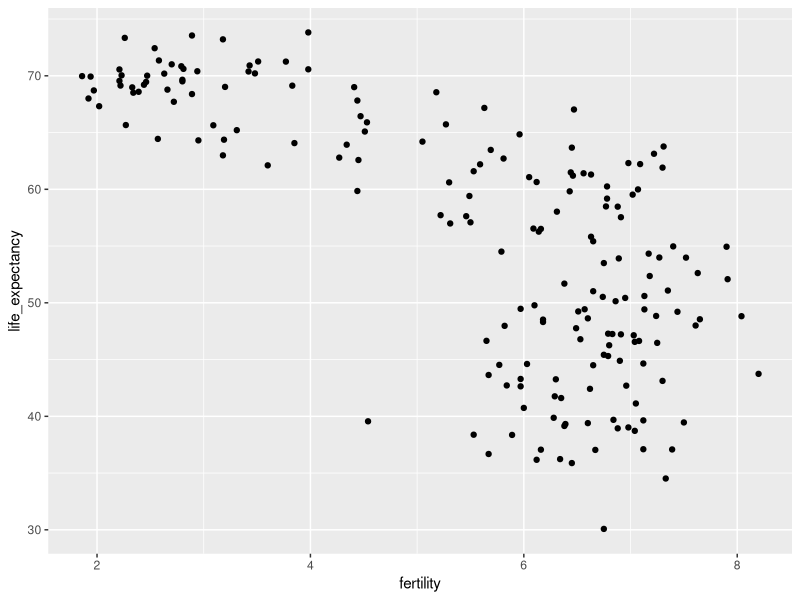
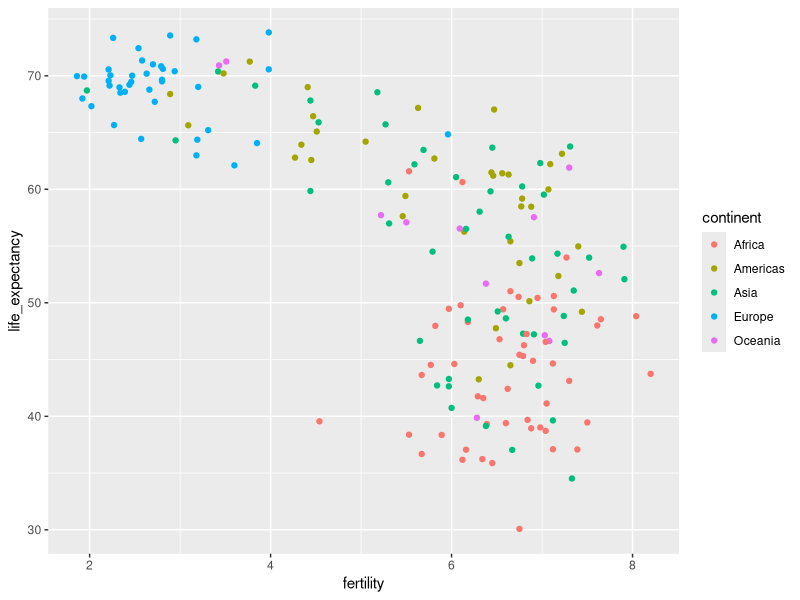
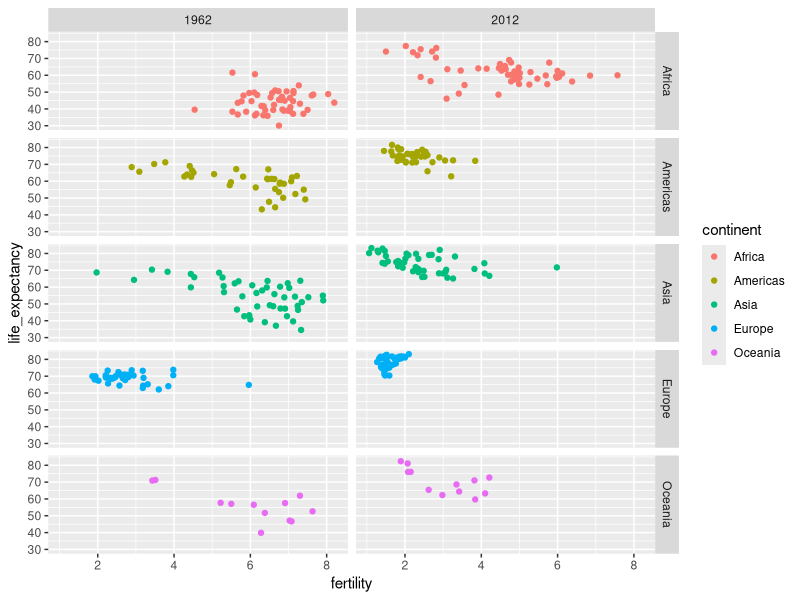
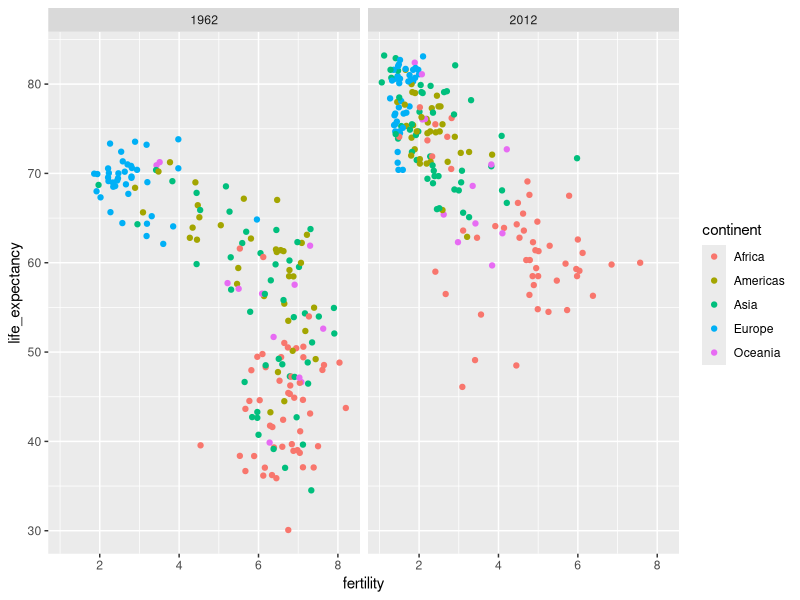
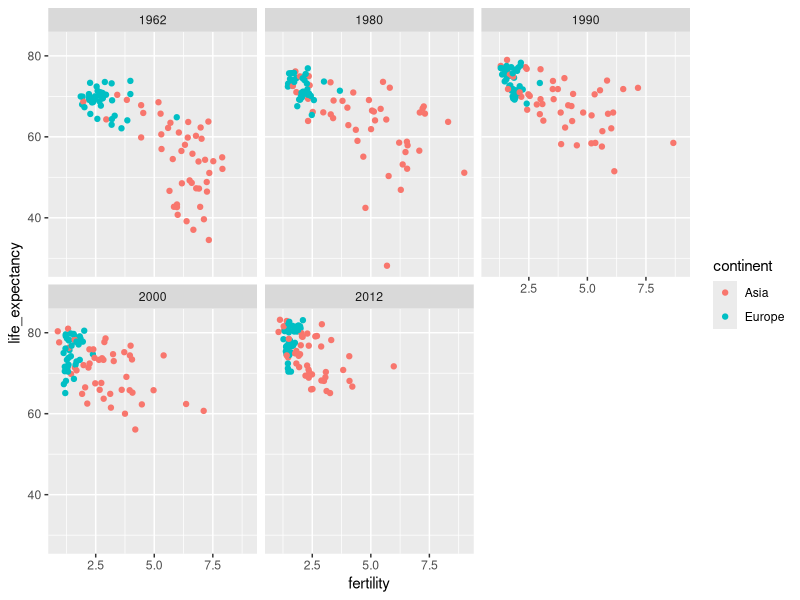
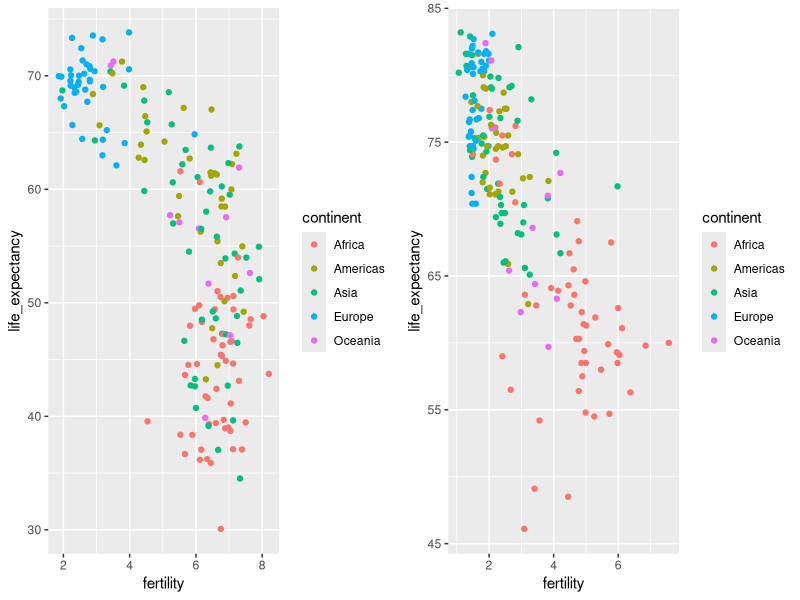
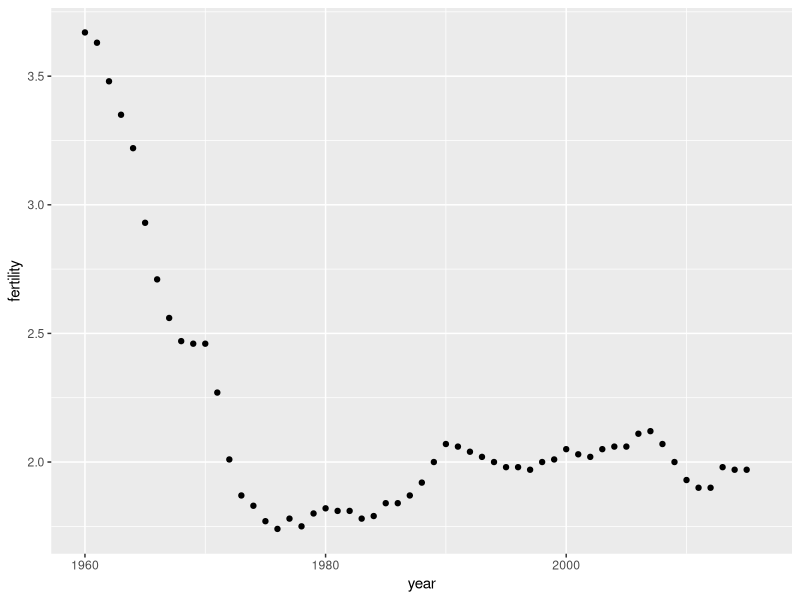
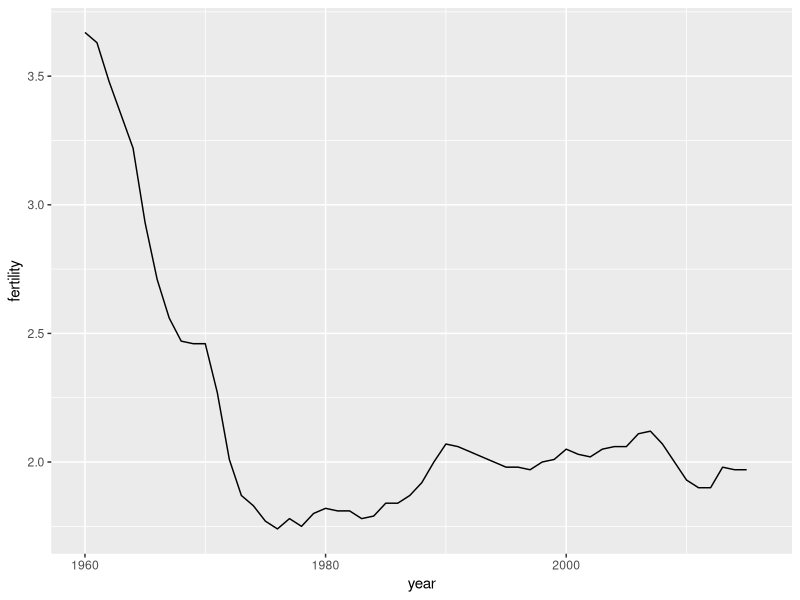

Reproduce these figures in R, in order.
## ---- chunk 1
library(tidyverse)
library(dslabs)
data(gapminder)
gapminder %>% tbl_df()
## ---- chunk 2
gapminder %>% 
  filter(year == 2015 & country %in% c("Sri Lanka","Turkey")) %>% 
  select(country, infant_mortality)
## ---- chunk 3
comp_table <- data_frame(comparison = rep(1:5, each = 2),
           country = c("Sri Lanka", "Turkey", "Poland", "South Korea", "Malaysia", "Russia", "Pakistan","Vietnam","Thailand","South Africa"))

tmp <- gapminder %>% 
  filter(year == 2015) %>% 
  select(country, infant_mortality) %>% 
  mutate(country = as.character(country)) ##to match characters to characters
  
tab <- inner_join(comp_table, tmp, by = "country") %>% select(-comparison)
  
bind_cols(slice(tab,seq(1,9,2)), slice(tab,seq(2,10,2))) %>% knitr::kable()
## ---- chunk 4
filter(gapminder, year == 1962) %>%
  ggplot(aes(fertility, life_expectancy)) +
  geom_point()
## ---- chunk 5
filter(gapminder, year == 1962) %>%
  ggplot( aes(fertility, life_expectancy, color = continent)) +
  geom_point() 
## ---- chunk 6
filter(gapminder, year%in%c(1962, 2012)) %>%
  ggplot(aes(fertility, life_expectancy, col = continent)) +
  geom_point() +
  facet_grid(continent~year)
## ---- chunk 7
filter(gapminder, year%in%c(1962, 2012)) %>%
  ggplot(aes(fertility, life_expectancy, col = continent)) +
  geom_point() +
  facet_grid(. ~ year)
## ---- chunk 8
years <- c(1962, 1980, 1990, 2000, 2012)
continents <- c("Europe", "Asia")
gapminder %>% 
  filter(year %in% years & continent %in% continents) %>%
  ggplot( aes(fertility, life_expectancy, col = continent)) +
  geom_point() +
  facet_wrap(~year) 
## ---- chunk 9
library(gridExtra)
p1 <- filter(gapminder, year == 1962) %>%
  ggplot(aes(fertility, life_expectancy, col = continent)) +
  geom_point() 
p2 <- filter(gapminder, year == 2012) %>%
  ggplot(aes(fertility, life_expectancy, col = continent)) +
  geom_point() 
grid.arrange(p1, p2, ncol = 2)
## ---- chunk 10
gapminder %>% 
  filter(country == "United States") %>% 
  ggplot(aes(year, fertility)) +
  geom_point()
## ---- chunk 11
gapminder %>% 
  filter(country == "United States") %>% 
  ggplot(aes(year, fertility)) +
  geom_line()
## ---- chunk 12
countries <- c("South Korea","Germany")

gapminder %>% filter(country %in% countries) %>% 
  ggplot(aes(year,fertility)) +
  geom_line()
## ---- chunk 13
countries <- c("South Korea","Germany")

gapminder %>% filter(country %in% countries & !is.na(fertility)) %>% 
  ggplot(aes(year, fertility, group = country)) +
  geom_line()
## ---- chunk 14
countries <- c("South Korea","Germany")

gapminder %>% filter(country %in% countries & !is.na(fertility)) %>% 
  ggplot(aes(year,fertility, col = country)) +
  geom_line()
## ---- chunk 15
labels <- data.frame(country = countries, x = c(1975,1965), y = c(60,72))

gapminder %>% 
  filter(country %in% countries) %>% 
  ggplot(aes(year, life_expectancy, col = country)) +
  geom_line() +
  geom_text(data = labels, aes(x, y, label = country), size = 5) +
  theme(legend.position = "none")
## ---- chunk 16
gapminder <- gapminder %>%  mutate(dollars_per_day = gdp/population/365)
## ---- chunk 17
past_year <- 1970
gapminder %>% 
  filter(year == past_year & !is.na(gdp)) %>%
  ggplot(aes(dollars_per_day)) + 
  geom_histogram(binwidth = 1, color = "black")
## ---- chunk 18
gapminder %>% 
  filter(year == past_year & !is.na(gdp)) %>%
  ggplot(aes(log2(dollars_per_day))) + 
  geom_histogram(binwidth = 1, color = "black")
## ---- chunk 19
filter(gapminder, year == past_year) %>%
  summarize(min = min(population), max = max(population))
## ---- chunk 20
gapminder %>% 
  filter(year == past_year) %>%
  ggplot(aes(log10(population))) +
  geom_histogram(binwidth = 0.5, color = "black")
## ---- chunk 21
gapminder %>% 
  filter(year == past_year & !is.na(gdp)) %>%
  ggplot(aes(dollars_per_day)) + 
  geom_histogram(binwidth = 1, color = "black") +
  scale_x_continuous(trans = "log2")
## ---- chunk 22
p <- gapminder %>% 
  filter(year == past_year & !is.na(gdp)) %>%
  ggplot(aes(region, dollars_per_day)) 
p + geom_point() 
## ---- chunk 23
p + geom_point() +
  theme(axis.text.x = element_text(angle = 90, hjust = 1))
## ---- chunk 24
p <- gapminder %>% 
  filter(year == past_year & !is.na(gdp)) %>%
  mutate(region = reorder(region, dollars_per_day, FUN = median)) %>%
  ggplot(aes(region, dollars_per_day)) +
  geom_point() +
  theme(axis.text.x = element_text(angle = 90, hjust = 1)) 
p
## ---- chunk 25
p + scale_y_continuous(trans = "log2")
## ---- chunk 26
gapminder <- gapminder %>% 
  mutate(group = case_when(
    region %in% c("Western Europe", "Northern Europe","Southern Europe", 
                    "Northern America", "Australia and New Zealand") ~ "West",
    region %in% c("Eastern Asia", "South-Eastern Asia") ~ "East Asia",
    region %in% c("Caribbean", "Central America", "South America") ~ "Latin America",
    continent == "Africa" & region != "Northern Africa" ~ "Sub-Saharan Africa",
    TRUE ~ "Others"))
## ---- chunk 27
gapminder <- gapminder %>% 
  mutate(group = factor(group, 
                        levels = c("Sub-Saharan Africa", "Others", "Latin America", "East Asia", "West")))
## ---- chunk 28
p <- gapminder %>% 
  filter(year == past_year & !is.na(gdp)) %>%
  ggplot(aes(group, dollars_per_day)) +
  geom_boxplot() +
  theme(axis.text.x = element_text(angle = 90, hjust = 1)) +
  scale_y_continuous(trans = "log2") +
  xlab("")
p 
## ---- chunk 29
p + geom_point(alpha = 0.5)
## ---- chunk 30
set.seed(1987)
z <- sample(c(0,1), 1000, replace = TRUE, prob = c(0.25, 0.75))
x <- rnorm(100)*z + rnorm(100, 5)*(1 - z)
p1 <- qplot(x, geom = "density", fill = 1, show.legend=FALSE, alpha = 0.2) +
  scale_x_continuous(limits=c(-4,8.5))
p2 <- qplot("", x, geom="boxplot")
gridExtra::grid.arrange(p1, p2, nrow = 1)
## ---- chunk 31
library(ggridges)
p <- gapminder %>% 
  filter(year == past_year & !is.na(dollars_per_day)) %>%
  ggplot(aes(dollars_per_day, group)) + 
  scale_x_continuous(trans = "log2") 
p  + geom_density_ridges() 
## ---- chunk 32
p + geom_density_ridges(jittered_points = TRUE)
## ---- chunk 33
p + geom_density_ridges(jittered_points = TRUE, 
                        position = position_points_jitter(width = 0.05, height = 0),
                        point_shape = '|', point_size = 3, point_alpha = 1, alpha = 0.7)
## ---- chunk 34
past_year <- 1970
present_year <- 2010
gapminder %>% 
  filter(year %in% c(past_year, present_year) & !is.na(gdp)) %>%
  mutate(west = ifelse(group == "West", "West", "Developing")) %>%
  ggplot(aes(dollars_per_day)) +
  geom_histogram(binwidth = 1, color = "black") +
  scale_x_continuous(trans = "log2") + 
  facet_grid(year ~ west)
## ---- chunk 35
country_list_1 <- gapminder %>% 
  filter(year == past_year & !is.na(dollars_per_day)) %>% 
  pull(country)

country_list_2 <- gapminder %>% 
  filter(year == present_year & !is.na(dollars_per_day)) %>% 
  pull(country)
      
country_list <- intersect(country_list_1, country_list_2)
## ---- chunk 36
gapminder %>% 
  filter(year %in% c(past_year, present_year) & country %in% country_list) %>%
  mutate(west = ifelse(group == "West", "West", "Developing")) %>%
  ggplot(aes(dollars_per_day)) +
  geom_histogram(binwidth = 1, color = "black") +
  scale_x_continuous(trans = "log2") + 
  facet_grid(year ~ west)
## ---- chunk 37
gapminder %>% 
  filter(year %in% c(past_year, present_year) & country %in% country_list) %>%
  ggplot(aes(group, dollars_per_day)) +
  geom_boxplot() +
  theme(axis.text.x = element_text(angle = 90, hjust = 1)) +
  scale_y_continuous(trans = "log2") +
  xlab("") +
  facet_grid(. ~ year)
## ---- chunk 38
gapminder %>% 
  filter(year %in% c(past_year, present_year) & country %in% country_list) %>%
  mutate(year = factor(year)) %>%
  ggplot(aes(group, dollars_per_day, fill = year)) +
  geom_boxplot() +
  theme(axis.text.x = element_text(angle = 90, hjust = 1)) +
  scale_y_continuous(trans = "log2") +
  xlab("") 
## ---- chunk 39
gapminder %>% 
  filter(year %in% c(past_year, present_year) & country %in% country_list) %>%
  mutate(year = ifelse(year == past_year, "past", "present")) %>%
  select(country, group, year, dollars_per_day) %>%
  spread(year, dollars_per_day)  %>%
  mutate(percent_increase = (present-past)/past*100) %>%
  mutate(group = reorder(group, percent_increase, FUN = median)) %>%
  ggplot(aes(group, percent_increase)) +
  geom_boxplot() + 
  geom_point(show.legend = FALSE) +
  theme(axis.text.x = element_text(angle = 90, hjust = 1)) +
  xlab("") + 
  ylab(paste("Percent increase:", past_year, "to", present_year)) 
## ---- chunk 40
gapminder %>% 
  filter(year %in% c(past_year, present_year) & country %in% country_list) %>%
  ggplot(aes(dollars_per_day)) +
  geom_density(fill = "grey") + 
  scale_x_continuous(trans = "log2") + 
  facet_grid(. ~ year)
## ---- chunk 41
gapminder %>% 
  filter(year == past_year & country %in% country_list) %>%
  mutate(group = ifelse(group == "West", "West", "Developing")) %>% 
  group_by(group) %>% 
  summarize(n=n()) %>% 
  knitr::kable()
## ---- chunk 42
gapminder %>% 
  filter(year %in% c(past_year, present_year) & country %in% country_list) %>%
  mutate(group = ifelse(group == "West", "West", "Developing")) %>%
  ggplot(aes(dollars_per_day, fill = group)) +
  scale_x_continuous(trans = "log2") +
  geom_density(alpha = 0.2) + 
  facet_grid(year ~ .)
## ---- chunk 43
p <- gapminder %>% 
  filter(year %in% c(past_year, present_year) & country %in% country_list) %>%
  mutate(group = ifelse(group == "West", "West", "Developing")) %>%
  ggplot(aes(dollars_per_day, y = ..count.., fill = group)) +
  scale_x_continuous(trans = "log2", limit = c(0.125, 300))

p + geom_density(alpha = 0.2) + 
  facet_grid(year ~ .)
## ---- chunk 44
p + geom_density(alpha = 0.2, bw = 0.75) + facet_grid(year ~ .)
## ---- chunk 45
gapminder %>% 
  filter(year %in% c(past_year, present_year) & !is.na(dollars_per_day)) %>%
  ggplot(aes(dollars_per_day, group)) + 
  scale_x_continuous(trans = "log2") + 
  geom_density_ridges(adjust = 1.5) +
  facet_grid(. ~ year)
## ---- chunk 46
gapminder %>% 
    filter(year %in% c(past_year, present_year) & country %in% country_list) %>%
  group_by(year) %>%
  mutate(weight = population/sum(population)*2) %>%
  ungroup() %>%
  ggplot(aes(dollars_per_day, fill = group)) +
  scale_x_continuous(trans = "log2", limit = c(0.125, 300)) + 
  geom_density(alpha = 0.2, bw = 0.75, position = "stack") + facet_grid(year ~ .) 
## ---- chunk 47
gapminder %>% 
    filter(year %in% c(past_year, present_year) & country %in% country_list) %>%
  group_by(year) %>%
  mutate(weight = population/sum(population)*2) %>%
  ungroup() %>%
  ggplot(aes(dollars_per_day, fill = group, weight = weight)) +
  scale_x_continuous(trans = "log2", limit = c(0.125, 300)) + 
  geom_density(alpha = 0.2, bw = 0.75, position = "stack") + facet_grid(year ~ .) 
## ---- chunk 48
gapminder <- gapminder %>% 
  mutate(group = case_when(
    region %in% c("Western Europe", "Northern Europe","Southern Europe", 
                    "Northern America", "Australia and New Zealand") ~ "West",
    region %in% "Northern Africa" ~ "Northern Africa",
    region %in% c("Eastern Asia", "South-Eastern Asia") ~ "East Asia",
    region == "Southern Asia"~ "Southern Asia",
    region %in% c("Central America", "South America", "Caribbean") ~ "Latin America",
    continent == "Africa" & region != "Northern Africa" ~ "Sub-Saharan Africa",
    region %in% c("Melanesia", "Micronesia", "Polynesia") ~ "Pacific Islands"))
## ---- chunk 49
surv_income <- gapminder %>% 
  filter(year %in% present_year & !is.na(gdp) & 
           !is.na(infant_mortality) & !is.na(group)) %>%
  group_by(group) %>%
  summarize(income = sum(gdp)/sum(population)/365,
            infant_survival_rate = 
              1 - sum(infant_mortality/1000*population)/sum(population)) 

surv_income %>% arrange(income)
## ---- chunk 50
surv_income %>% ggplot(aes(income, infant_survival_rate, label = group, color = group)) +
  scale_x_continuous(trans = "log2", limits = c(0.25, 150)) +
  scale_y_continuous(trans = "logit", limit = c(0.875, .9981), 
                     breaks = c(.85,.90,.95,.99,.995,.998)) +
  geom_label(size = 3, show.legend = FALSE)
## ---- chunk 51
library(ggrepel)
highlight <- c("Sierra Leone", "Mauritius",  "Sudan", "Botswana", "Tunisia",
               "Cambodia","Singapore","Chile", "Haiti", "Bolivia",
               "United States","Sweden", "Angola", "Serbia")

gapminder %>% filter(year %in% present_year & !is.na(gdp) & !is.na(infant_mortality) & !is.na(group) ) %>%
  ggplot(aes(dollars_per_day, 1 - infant_mortality/1000, col = group, label = country)) +
  scale_x_continuous(trans = "log2", limits=c(0.25, 150)) +
  scale_y_continuous(trans = "logit",limit=c(0.875, .9981),
                     breaks=c(.85,.90,.95,.99,.995,.998)) + 
  geom_point(alpha = 0.5, size = 3) +
  geom_text_repel(size = 4, show.legend = FALSE,
    data = filter(gapminder, year %in% present_year & country %in% highlight))
